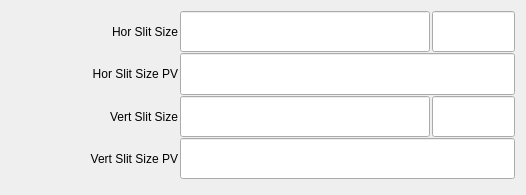
<?xml version="1.0" encoding="UTF-8"?>
<ui version="4.0">
 <class>Form</class>
 <widget class="QWidget" name="Form">
  <property name="geometry">
   <rect>
    <x>0</x>
    <y>0</y>
    <width>526</width>
    <height>195</height>
   </rect>
  </property>
  <property name="windowTitle">
   <string>Form</string>
  </property>
  <layout class="QVBoxLayout" name="verticalLayout_3">
   <item>
    <layout class="QVBoxLayout" name="verticalLayout" stretch="1,1,1,1">
     <property name="spacing">
      <number>1</number>
     </property>
     <property name="topMargin">
      <number>0</number>
     </property>
     <property name="bottomMargin">
      <number>5</number>
     </property>
     <item>
      <layout class="QHBoxLayout" name="horizontalLayout_8" stretch="2,3,1">
       <property name="spacing">
        <number>2</number>
       </property>
       <property name="rightMargin">
        <number>0</number>
       </property>
       <item>
        <widget class="caLabel" name="calabel_32">
         <property name="text">
          <string>Hor Slit Size</string>
         </property>
         <property name="alignment">
          <set>Qt::AlignRight|Qt::AlignTrailing|Qt::AlignVCenter</set>
         </property>
         <property name="fontScaleMode">
          <enum>ESimpleLabel::WidthAndHeight</enum>
         </property>
        </widget>
       </item>
       <item>
        <widget class="caLineEdit" name="caLineEdit_25">
         <property name="sizePolicy">
          <sizepolicy hsizetype="Preferred" vsizetype="Expanding">
           <horstretch>0</horstretch>
           <verstretch>0</verstretch>
          </sizepolicy>
         </property>
         <property name="font">
          <font>
           <pointsize>13</pointsize>
          </font>
         </property>
         <property name="text">
          <string/>
         </property>
         <property name="alignment">
          <set>Qt::AlignRight|Qt::AlignTrailing|Qt::AlignVCenter</set>
         </property>
         <property name="channel" stdset="0">
          <string notr="true">$(P)$(CRL):1:slitSize_H_RBV</string>
         </property>
         <property name="foreground">
          <color>
           <red>10</red>
           <green>0</green>
           <blue>184</blue>
          </color>
         </property>
         <property name="background">
          <color>
           <red>200</red>
           <green>200</green>
           <blue>200</blue>
          </color>
         </property>
         <property name="colorMode">
          <enum>caLineEdit::Static</enum>
         </property>
         <property name="precision">
          <number>6</number>
         </property>
         <property name="precisionMode">
          <enum>caLineEdit::Channel</enum>
         </property>
         <property name="fontScaleMode" stdset="0">
          <enum>caLineEdit::None</enum>
         </property>
         <property name="formatType">
          <enum>caLineEdit::decimal</enum>
         </property>
        </widget>
       </item>
       <item>
        <widget class="caLineEdit" name="caLineEdit_24">
         <property name="sizePolicy">
          <sizepolicy hsizetype="Preferred" vsizetype="Expanding">
           <horstretch>0</horstretch>
           <verstretch>0</verstretch>
          </sizepolicy>
         </property>
         <property name="font">
          <font>
           <pointsize>13</pointsize>
          </font>
         </property>
         <property name="text">
          <string/>
         </property>
         <property name="alignment">
          <set>Qt::AlignRight|Qt::AlignTrailing|Qt::AlignVCenter</set>
         </property>
         <property name="channel" stdset="0">
          <string notr="true">$(P)$(CRL):1:slitSize_H_RBV.EGU</string>
         </property>
         <property name="foreground">
          <color>
           <red>10</red>
           <green>0</green>
           <blue>184</blue>
          </color>
         </property>
         <property name="background">
          <color>
           <red>200</red>
           <green>200</green>
           <blue>200</blue>
          </color>
         </property>
         <property name="colorMode">
          <enum>caLineEdit::Static</enum>
         </property>
         <property name="precision">
          <number>0</number>
         </property>
         <property name="precisionMode">
          <enum>caLineEdit::User</enum>
         </property>
         <property name="fontScaleMode" stdset="0">
          <enum>caLineEdit::None</enum>
         </property>
         <property name="formatType">
          <enum>caLineEdit::decimal</enum>
         </property>
        </widget>
       </item>
      </layout>
     </item>
     <item>
      <layout class="QHBoxLayout" name="horizontalLayout_11" stretch="1,2">
       <property name="spacing">
        <number>2</number>
       </property>
       <property name="rightMargin">
        <number>0</number>
       </property>
       <item>
        <widget class="caLabel" name="calabel_34">
         <property name="text">
          <string>Hor Slit Size PV</string>
         </property>
         <property name="alignment">
          <set>Qt::AlignRight|Qt::AlignTrailing|Qt::AlignVCenter</set>
         </property>
         <property name="fontScaleMode">
          <enum>ESimpleLabel::WidthAndHeight</enum>
         </property>
        </widget>
       </item>
       <item>
        <widget class="caLineEdit" name="caLineEdit_22">
         <property name="sizePolicy">
          <sizepolicy hsizetype="Preferred" vsizetype="Expanding">
           <horstretch>0</horstretch>
           <verstretch>0</verstretch>
          </sizepolicy>
         </property>
         <property name="font">
          <font>
           <pointsize>13</pointsize>
          </font>
         </property>
         <property name="text">
          <string/>
         </property>
         <property name="alignment">
          <set>Qt::AlignRight|Qt::AlignTrailing|Qt::AlignVCenter</set>
         </property>
         <property name="channel" stdset="0">
          <string notr="true">$(P)$(CRL):1:slitSize_H.DOL</string>
         </property>
         <property name="foreground">
          <color>
           <red>10</red>
           <green>0</green>
           <blue>184</blue>
          </color>
         </property>
         <property name="background">
          <color>
           <red>200</red>
           <green>200</green>
           <blue>200</blue>
          </color>
         </property>
         <property name="colorMode">
          <enum>caLineEdit::Static</enum>
         </property>
         <property name="precision">
          <number>0</number>
         </property>
         <property name="precisionMode">
          <enum>caLineEdit::User</enum>
         </property>
         <property name="fontScaleMode" stdset="0">
          <enum>caLineEdit::None</enum>
         </property>
         <property name="formatType">
          <enum>caLineEdit::decimal</enum>
         </property>
        </widget>
       </item>
      </layout>
     </item>
     <item>
      <layout class="QHBoxLayout" name="horizontalLayout_9" stretch="2,3,1">
       <property name="spacing">
        <number>2</number>
       </property>
       <property name="rightMargin">
        <number>0</number>
       </property>
       <item>
        <widget class="caLabel" name="calabel_33">
         <property name="text">
          <string>Vert Slit Size</string>
         </property>
         <property name="alignment">
          <set>Qt::AlignRight|Qt::AlignTrailing|Qt::AlignVCenter</set>
         </property>
         <property name="fontScaleMode">
          <enum>ESimpleLabel::WidthAndHeight</enum>
         </property>
        </widget>
       </item>
       <item>
        <widget class="caLineEdit" name="caLineEdit_27">
         <property name="sizePolicy">
          <sizepolicy hsizetype="Preferred" vsizetype="Expanding">
           <horstretch>0</horstretch>
           <verstretch>0</verstretch>
          </sizepolicy>
         </property>
         <property name="font">
          <font>
           <pointsize>13</pointsize>
          </font>
         </property>
         <property name="text">
          <string/>
         </property>
         <property name="alignment">
          <set>Qt::AlignRight|Qt::AlignTrailing|Qt::AlignVCenter</set>
         </property>
         <property name="channel" stdset="0">
          <string notr="true">$(P)$(CRL):1:slitSize_V_RBV</string>
         </property>
         <property name="foreground">
          <color>
           <red>10</red>
           <green>0</green>
           <blue>184</blue>
          </color>
         </property>
         <property name="background">
          <color>
           <red>200</red>
           <green>200</green>
           <blue>200</blue>
          </color>
         </property>
         <property name="colorMode">
          <enum>caLineEdit::Static</enum>
         </property>
         <property name="precision">
          <number>6</number>
         </property>
         <property name="precisionMode">
          <enum>caLineEdit::Channel</enum>
         </property>
         <property name="fontScaleMode" stdset="0">
          <enum>caLineEdit::None</enum>
         </property>
         <property name="formatType">
          <enum>caLineEdit::decimal</enum>
         </property>
        </widget>
       </item>
       <item>
        <widget class="caLineEdit" name="caLineEdit_26">
         <property name="sizePolicy">
          <sizepolicy hsizetype="Preferred" vsizetype="Expanding">
           <horstretch>0</horstretch>
           <verstretch>0</verstretch>
          </sizepolicy>
         </property>
         <property name="font">
          <font>
           <pointsize>13</pointsize>
          </font>
         </property>
         <property name="text">
          <string/>
         </property>
         <property name="alignment">
          <set>Qt::AlignRight|Qt::AlignTrailing|Qt::AlignVCenter</set>
         </property>
         <property name="channel" stdset="0">
          <string notr="true">$(P)$(CRL):1:slitSize_V_RBV.EGU</string>
         </property>
         <property name="foreground">
          <color>
           <red>10</red>
           <green>0</green>
           <blue>184</blue>
          </color>
         </property>
         <property name="background">
          <color>
           <red>200</red>
           <green>200</green>
           <blue>200</blue>
          </color>
         </property>
         <property name="colorMode">
          <enum>caLineEdit::Static</enum>
         </property>
         <property name="precision">
          <number>0</number>
         </property>
         <property name="precisionMode">
          <enum>caLineEdit::User</enum>
         </property>
         <property name="fontScaleMode" stdset="0">
          <enum>caLineEdit::None</enum>
         </property>
         <property name="formatType">
          <enum>caLineEdit::decimal</enum>
         </property>
        </widget>
       </item>
      </layout>
     </item>
     <item>
      <layout class="QHBoxLayout" name="horizontalLayout_12" stretch="1,2">
       <property name="spacing">
        <number>2</number>
       </property>
       <property name="rightMargin">
        <number>0</number>
       </property>
       <item>
        <widget class="caLabel" name="calabel_35">
         <property name="text">
          <string>Vert Slit Size PV</string>
         </property>
         <property name="alignment">
          <set>Qt::AlignRight|Qt::AlignTrailing|Qt::AlignVCenter</set>
         </property>
         <property name="fontScaleMode">
          <enum>ESimpleLabel::WidthAndHeight</enum>
         </property>
        </widget>
       </item>
       <item>
        <widget class="caLineEdit" name="caLineEdit_23">
         <property name="sizePolicy">
          <sizepolicy hsizetype="Preferred" vsizetype="Expanding">
           <horstretch>0</horstretch>
           <verstretch>0</verstretch>
          </sizepolicy>
         </property>
         <property name="font">
          <font>
           <pointsize>13</pointsize>
          </font>
         </property>
         <property name="text">
          <string/>
         </property>
         <property name="alignment">
          <set>Qt::AlignRight|Qt::AlignTrailing|Qt::AlignVCenter</set>
         </property>
         <property name="channel" stdset="0">
          <string notr="true">$(P)$(CRL):1:slitSize_V.DOL</string>
         </property>
         <property name="foreground">
          <color>
           <red>10</red>
           <green>0</green>
           <blue>184</blue>
          </color>
         </property>
         <property name="background">
          <color>
           <red>200</red>
           <green>200</green>
           <blue>200</blue>
          </color>
         </property>
         <property name="colorMode">
          <enum>caLineEdit::Static</enum>
         </property>
         <property name="precision">
          <number>0</number>
         </property>
         <property name="precisionMode">
          <enum>caLineEdit::User</enum>
         </property>
         <property name="fontScaleMode" stdset="0">
          <enum>caLineEdit::None</enum>
         </property>
         <property name="formatType">
          <enum>caLineEdit::decimal</enum>
         </property>
        </widget>
       </item>
      </layout>
     </item>
    </layout>
   </item>
  </layout>
 </widget>
 <customwidgets>
  <customwidget>
   <class>caLabel</class>
   <extends>QLabel</extends>
   <header>caLabel</header>
  </customwidget>
  <customwidget>
   <class>caLineEdit</class>
   <extends>QLineEdit</extends>
   <header>caLineEdit</header>
  </customwidget>
 </customwidgets>
 <resources/>
 <connections/>
</ui>
